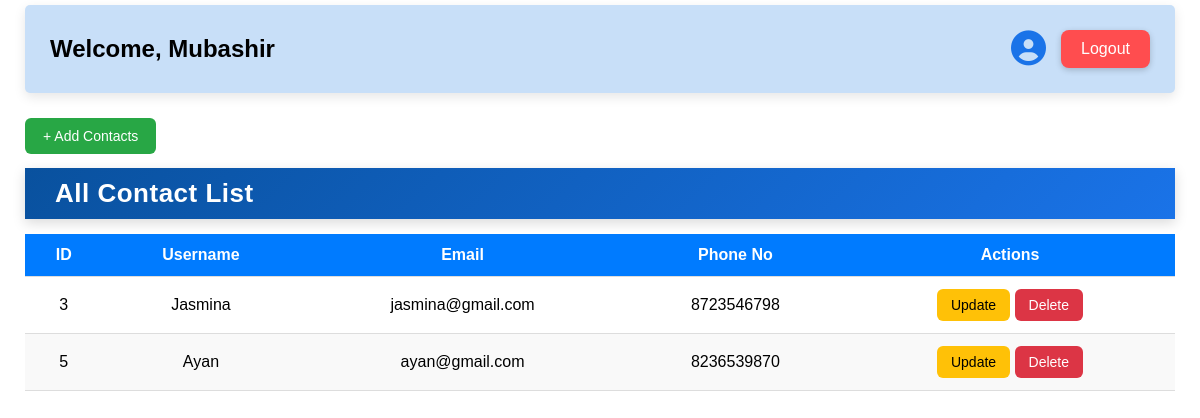
Page /User_dashboard/ (signed in) on the committed database.
### CM_app/models.py (models this page shows, shortened)
class Contact(models.Model):
    owner = models.ForeignKey(User, on_delete=models.CASCADE, related_name="contacts")
    name = models.CharField(max_length=150)
    email = models.EmailField()
    phone = models.CharField(max_length=15, blank=True, null=True)

### CM_app/views.py (the view)
# urls.py: path('User_dashboard/', views.User_dashboard, name='User_dashboard'),
@login_required
def User_dashboard(request):
    contacts = Contact.objects.filter(owner=request.user)  # only this user's contacts
    return render(request, 'user dashboard/u_dashboard.html', {'contacts': contacts})

### CM_app/templates/user dashboard/u_dashboard.html (shortened to what this page needs)
{% extends "master.html" %}
{% block content %}
<div class="container">
  <div class="user-card">
    <div class="user-card-header">
      <h2>Welcome, {{ request.user.username }}</h2>
      <div class="user-actions">
        <div class="user-card-profile" onclick="toggleUserProfilePopup()">
          <i class="fa-solid fa-user-circle"></i>
        </div>
        <a href="{% url 'logout' %}" onclick="return confirmLogout()" class="logout-btn">Logout</a>
      </div>
    </div>
    <p>
      <a href="{% url 'add_contact' %}" class="btn btn-add">+ Add Contacts</a>
    </p>
    <div class="header">
      <h1>All Contact List</h1>
    </div>
    <table>
  <thead>
    <tr>
      <th>ID</th>
      <th>Username</th>
      <th>Email</th>
      <th>Phone No</th>
      <th>Actions</th>
    </tr>
  </thead>
  <tbody>
    {% for contact in contacts %}
    <tr>
      <td>{{ contact.id }}</td>
      <td>{{ contact.name }}</td>
      <td>{{ contact.email }}</td>
      <td>{{ contact.phone }}</td>
      <td>
        <a href="{% url 'update_contact' contact.id %}" class="btn btn-update">Update</a>
        <a href="{% url 'delete_contact' contact.id %}" class="btn btn-delete"
          onclick="return confirm('Are you sure you want to delete this contact?');">Delete</a>
      </td>
    </tr>
    {% empty %}
    <tr>
      <td colspan="5" style="text-align:center; color: rgb(142, 144, 147);">
        No contacts found
      </td>
    </tr>
    {% endfor %}
  </tbody>
</table>
  </div>
  {% endblock %}

### CM_app/static/css/style.css (style rules this page uses)
body { font-family: "Poppins", sans-serif; height: 100vh; margin: 0; display: flex; align-items: center; justify-content: center; }
p { margin-top: 15px; color: #555; font-size: 14px; }
p a { color: #2575fc; text-decoration: none; font-weight: 500; }

### CM_app/static/css/admin.css (style rules this page uses)
.btn-update { background-color: #f59e0b; color: white; padding: 6px 14px; border-radius: 6px; font-size: 0.85rem; font-weight: 500; text-decoration: none; transition: 0.2s; }
.btn-delete { background-color: #ef4444; color: white; padding: 6px 14px; border-radius: 6px; font-size: 0.85rem; font-weight: 500; text-decoration: none; transition: 0.2s; }

### CM_app/static/css/user.css (style rules this page uses)
body { font-family: 'Poppins', sans-serif; margin: 0; padding: 0; }
.container { width: 100%; min-height: 100vh; margin: 40px auto; background: #fff; padding: 25px; border-radius: 12px; box-shadow: 0 4px 10px rgba(0, 0, 0, 0.1); margin-bottom: 30px; }
.header { display: flex; justify-content: space-between; align-items: center; padding: 10px 30px; background: linear-gradient(135deg, #09519e, #1a73e8); box-shadow: 0 4px 12px rgba(0, 0, 0, 0.15); color: #fff; margin-bottom: 5px; }
.header h1 { font-size: 26px; font-weight: 600; margin: 0; letter-spacing: 0.5px; color: white; }
table { width: 100%; border-collapse: collapse; margin-top: 15px; }
th, td { text-align: center; padding: 12px; border-bottom: 1px solid #ddd; }
th { background-color: #007bff; color: white; font-weight: 600; }
tr:nth-child(even) { background-color: #f9f9f9; }
.btn { display: inline-block; padding: 8px 14px; border-radius: 6px; font-size: 14px; transition: all 0.3s ease; text-decoration: none; }
.btn-update { background-color: #ffc107; color: #000; }
.btn-delete { background-color: #dc3545; color: #fff; }
.btn-add { background-color: #28a745; color: #fff; padding: 10px 18px; margin-top: 10px; display: inline-block; }
.user-card-header { display: flex; justify-content: space-between; align-items: center; border-radius: 5px; box-shadow: 0 4px 12px rgba(0, 0, 0, 0.1); padding: 10px 25px; position: relative; background-color: #c8dff8; }
.user-actions { display: flex; align-items: center; gap: 15px; }
.user-card-profile { font-size: 35px; color: #1a73e8; cursor: pointer; transition: transform 0.2s ease, color 0.2s ease; }
.logout-btn { background-color: #ff4d4f; color: #fff; padding: 10px 20px; border-radius: 8px; font-weight: 500; text-decoration: none; transition: all 0.3s ease; box-shadow: 0 2px 6px rgba(0, 0, 0, 0.2); }
h1 { text-align: center; color: #007bff; margin-bottom: 25px; }

### rows in the picture
Contact: id "3", name "Jasmina", email "jasmina@gmail.com", phone "8723546798"
Contact: id "5", name "Ayan", email "ayan@gmail.com", phone "8236539870"

### other values in the picture
{{ request.user.username }} "Mubashir"
